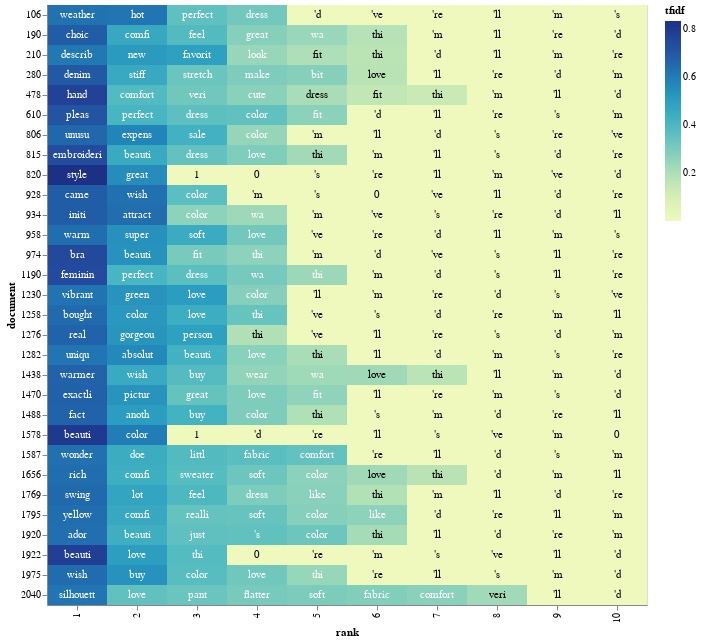

Notebook cell for this chart:
### Markdown cell above
Some of the most important words in bad reviews are small, cheap, return and poor

### Code cell
%matplotlib inline

df5 = df_idf.loc[df.Cons_rating==5]
df5=df5.loc[df5.max(axis=1)>=0.6]
df51=df5.iloc[0:30,:]

tfidf_df5 = df51.stack().reset_index()
tfidf_df5 = tfidf_df5.rename(columns={0:'tfidf', 'level_0': 'document','level_1': 'term', 'level_2': 'term'})
top_tfidf5 = tfidf_df5.sort_values(by=['document','tfidf'], ascending=[True,False]).groupby(['document']).head(10)


# adding a little randomness to break ties in term ranking
top_tfidf_plusRand = top_tfidf5.copy()
top_tfidf_plusRand['tfidf'] = top_tfidf_plusRand['tfidf'] + np.random.rand(top_tfidf5.shape[0])*0.000001

# base for all visualizations, with rank calculation
base = alt.Chart(top_tfidf_plusRand).encode(
    x = 'rank:O',
    y = 'document:N'
).transform_window(
    rank = "rank()",
    sort = [alt.SortField("tfidf", order="descending")],
    groupby = ["document"],
)

# heatmap specification
heatmap = base.mark_rect().encode(
    color = 'tfidf:Q'
)


# text labels, white for darker heatmap colors
text = base.mark_text(baseline='middle').encode(
    text = 'term:N',
    color = alt.condition(alt.datum.tfidf >= 0.23, alt.value('white'), alt.value('black'))
)

# display the three superimposed visualizations
(heatmap + text).properties(width = 600)

### Figure 1 — Vega-Lite specification as saved in the notebook (floating-point values rounded to 4 significant figures; data arrays with more than 128 entries replaced by an {"elided": "..."} marker saying what was removed)
{"config": {"view": {"continuousWidth": 300, "continuousHeight": 300}}, "layer": [{"mark": {"type": "rect"}, "encoding": {"color": {"field": "tfidf", "type": "quantitative"}, "x": {"field": "rank", "type": "ordinal"}, "y": {"field": "document", "type": "nominal"}}, "transform": [{"window": [{"op": "rank", "field": "", "as": "rank"}], "groupby": ["document"], "sort": [{"field": "tfidf", "order": "descending"}]}]}, {"mark": {"type": "text", "baseline": "middle"}, "encoding": {"color": {"condition": {"test": "(datum.tfidf >= 0.23)", "value": "white"}, "value": "black"}, "text": {"field": "term", "type": "nominal"}, "x": {"field": "rank", "type": "ordinal"}, "y": {"field": "document", "type": "nominal"}}, "transform": [{"window": [{"op": "rank", "field": "", "as": "rank"}], "groupby": ["document"], "sort": [{"field": "tfidf", "order": "descending"}]}]}], "data": {"name": "data-3545fbc9de7db5adfa427c2743c1d0a9"}, "width": 600, "$schema": "https://vega.github.io/schema/vega-lite/v5.14.1.json", "datasets": {"data-3545fbc9de7db5adfa427c2743c1d0a9": {"elided": "300 records"}}}
